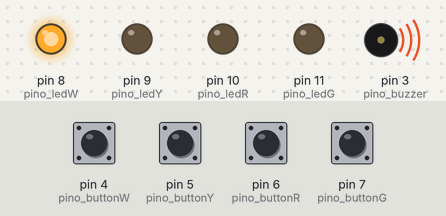
Simulated run of this program. Board: Arduino Uno, built with avr-gcc and run on an emulated ATmega328P. Parts: output pins drawn as LEDs (lit = HIGH), buzzer (waves = sounding). The inputs (shaded band) are chosen by the test bench; at power-on: pin 4 (pino_buttonW), pin 5 (pino_buttonY), pin 6 (pino_buttonR), pin 7 (pino_buttonG) HIGH. Random numbers use the default seed unless the program sets one.

Above: at 4.1 s.
4.2 s: pin 4 (pino_buttonW) pulled LOW for 1 s
At 7.6 s:
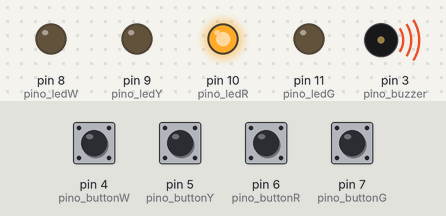
At 8.2 s:
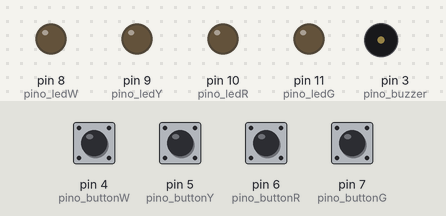
Timing chart, 0 to 9.7 s (numbered marks = the images above; inputs shaded):
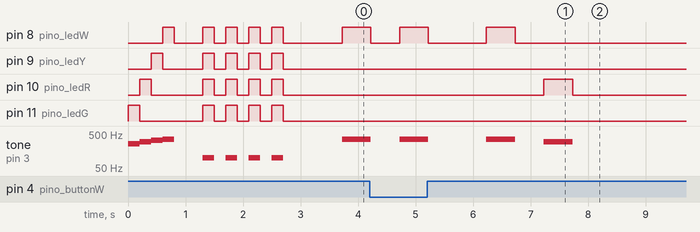

Measured:
- after the input at 4.2 s, pin 10 (pino_ledR): LOW → HIGH after 3.0 s, → LOW 0.50 s later
- by itself, tone on pin 3 (pino_buzzer): plays 349 Hz for 0.50 s, 349 Hz for 0.50 s, 294 Hz for 0.50 s

The program:

main.cpp
```cpp
#include <Arduino.h>

const int pino_ledG = 11;
const int pino_ledR = 10;
const int pino_ledY = 9;
const int pino_ledW = 8;

const int pino_buttonG = 7;
const int pino_buttonR = 6;
const int pino_buttonY = 5;
const int pino_buttonW = 4;

const int pino_buzzer = 3;

const int c = 261;
const int d = 294;
const int e = 329;
const int f = 349;
const int soundError = 100;

int level = 0, i, compara = 0;
long notas[50], resultado[50];

bool flag = LOW, flag_bG = LOW, flag_bR = LOW, flag_bY = LOW, flag_bW = LOW, decrease = LOW;

void animation();
void validPlayUser(int pino_led, int tone_play);

void setup() {
  pinMode(pino_ledG, OUTPUT);
  pinMode(pino_ledR, OUTPUT);
  pinMode(pino_ledY, OUTPUT);
  pinMode(pino_ledW, OUTPUT);

  pinMode(pino_buttonG, INPUT_PULLUP);
  pinMode(pino_buttonR, INPUT_PULLUP);
  pinMode(pino_buttonY, INPUT_PULLUP);
  pinMode(pino_buttonW, INPUT_PULLUP);

  pinMode(pino_buzzer, OUTPUT);

  animation();
}

void loop() {

  notas[level] = random(1, 5);
  delay(10);

  for (i = 0; i < level; i++) {
    if (notas[i] == 1) {
      tone(pino_buzzer, c);
      digitalWrite(pino_ledG, HIGH);
      delay(500);
      noTone(pino_buzzer);
      digitalWrite(pino_ledG, LOW);
    } else if (notas[i] == 2) {
      tone(pino_buzzer, d);
      digitalWrite(pino_ledR, HIGH);
      delay(500);
      noTone(pino_buzzer);
      digitalWrite(pino_ledR, LOW);
    } else if (notas[i] == 3) {
      tone(pino_buzzer, e);
      digitalWrite(pino_ledY, HIGH);
      delay(500);
      noTone(pino_buzzer);
      digitalWrite(pino_ledY, LOW);
    } else if (notas[i] == 4) {
      tone(pino_buzzer, f);
      digitalWrite(pino_ledW, HIGH);
      delay(500);
      noTone(pino_buzzer);
      digitalWrite(pino_ledW, LOW);
    }

    delay(500);
  }

  flag = HIGH;
  i = 0;
  compara = 0;

  while (flag == HIGH) {
  int value_buttonG = digitalRead(pino_buttonG);
  int value_buttonR = digitalRead(pino_buttonR);
  int value_buttonY = digitalRead(pino_buttonY);
  int value_buttonW = digitalRead(pino_buttonW);

  if (i < level) {
    if (value_buttonG == LOW) {
      flag_bG = HIGH;
      validPlayUser(pino_ledG, c);
      while(digitalRead(pino_buttonG) == LOW) {}
    } else if (value_buttonG == HIGH && flag_bG == HIGH) {
      resultado[i] = 1;
      i++;
      flag_bG = LOW;
    }

    if (value_buttonR == LOW) {
      flag_bR = HIGH;
      validPlayUser(pino_ledR, d);
      while(digitalRead(pino_buttonR) == LOW) {}
    } else if (value_buttonR == HIGH && flag_bR == HIGH) {
      resultado[i] = 2;
      i++;
      flag_bR = LOW;
    }

    if (value_buttonY == LOW) {
      flag_bY = HIGH;
      validPlayUser(pino_ledY, e);
      while(digitalRead(pino_buttonY) == LOW) {}
    } else if (value_buttonY == HIGH && flag_bY == HIGH) {
      resultado[i] = 3;
      i++;
      flag_bY = LOW;
    }

    if (value_buttonW == LOW) {
      flag_bW = HIGH;
      validPlayUser(pino_ledW, f);
      while(digitalRead(pino_buttonW) == LOW) {}
    } else if (value_buttonW == HIGH && flag_bW == HIGH) {
      resultado[i] = 4;
      i++;
      flag_bW = LOW;
    }
    delay(100);
  } else {
    for (int i = 0; i < level; i++) {
      resultado[i] = (resultado[i] - notas[i]);
      if (resultado[i] < 0) {
        resultado[i] = resultado[i] * -1;
      }
      compara = compara + resultado[i];

      if (compara > 0) {
        decrease = HIGH;
      } else {
        decrease = LOW;
      }
    }

    if (decrease == HIGH) {
      level = 0;
      decrease = LOW;

      for (i = 0; i < 5; i++) {
        digitalWrite(pino_ledG, HIGH);
        digitalWrite(pino_ledR, HIGH);
        digitalWrite(pino_ledY, HIGH);
        digitalWrite(pino_ledW, HIGH);
        tone(pino_buzzer, soundError);
        delay(50);
        digitalWrite(pino_ledG, LOW);
        digitalWrite(pino_ledR, LOW);
        digitalWrite(pino_ledY, LOW);
        digitalWrite(pino_ledW, LOW);
        noTone(pino_buzzer);
        delay(50);
      }
    } else {
      level ++;
    }

    flag = LOW;
    delay(500);
  }
  }

  delay(300);
}

void animation() {
  int leds[4] = {pino_ledG, pino_ledR, pino_ledY, pino_ledW};
  int tones[4] = {c, d, e, f};

  for (int i = 0; i < 4; i++) {
    digitalWrite(leds[i], HIGH);
    tone(pino_buzzer, tones[i]);
    delay(200);
    noTone(pino_buzzer);
    digitalWrite(leds[i], LOW);
  }

  delay(500);

  for (int i = 0; i < 4; i++) {
    digitalWrite(leds[0], HIGH);
    digitalWrite(leds[1], HIGH);
    digitalWrite(leds[2], HIGH);
    digitalWrite(leds[3], HIGH);
    tone(pino_buzzer, soundError);
    delay(200);
    noTone(pino_buzzer);
    digitalWrite(leds[0], LOW);
    digitalWrite(leds[1], LOW);
    digitalWrite(leds[2], LOW);
    digitalWrite(leds[3], LOW);

    delay(200);
  }
}

void validPlayUser(int pino_led, int tone_play) {
    digitalWrite(pino_led, HIGH);
    tone(pino_buzzer, tone_play);
    delay(500);
    noTone(pino_buzzer);
    digitalWrite(pino_led, LOW);
}
```
